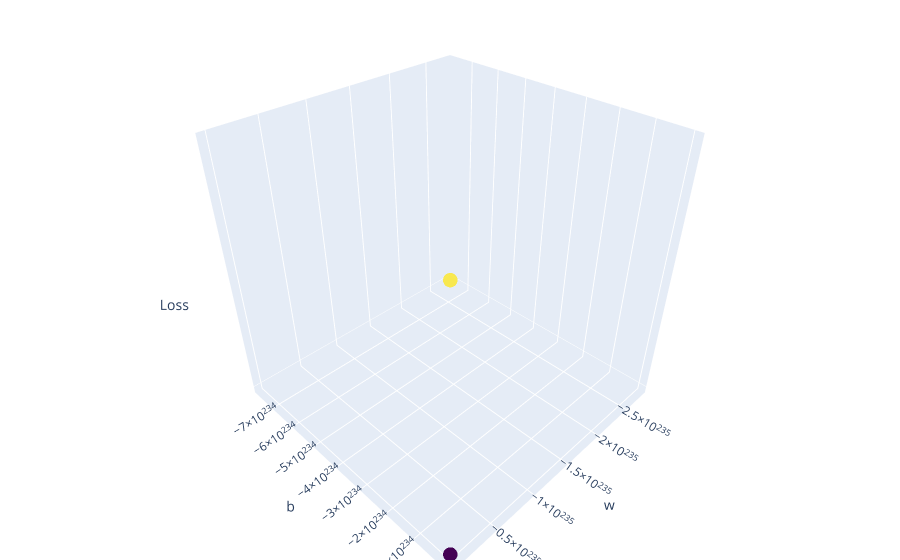

Notebook source saved alongside this figure:
### Code cell
import numpy as np

# Set up the data
X = np.array([1, 2, 3, 4, 5])
Y = np.array([2, 4, 6, 8, 10])

# Define the gradient functions
def grad_w(w, b, x, y):
    return 2 * (y - (w * x + b)) * x

def grad_b(w, b, x, y):
    return 2 * (y - (w * x + b))

# Set the initial parameters
init_w = 0
init_b = 0
max_epochs = 100

# Run the Nesterov Accelerated Gradient Descent
do_nesterov_accelerated_gradient_descent()
